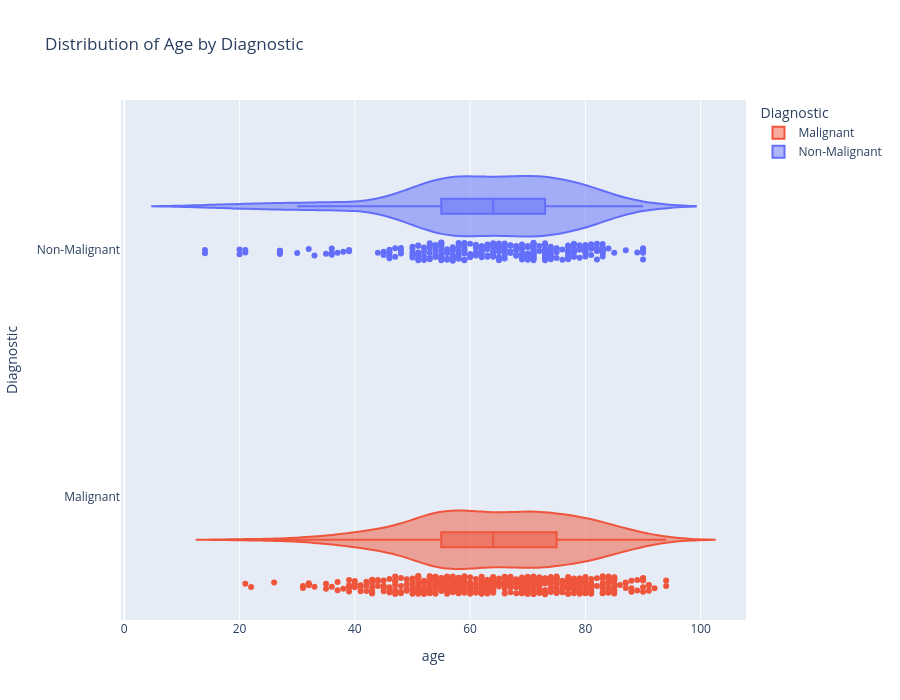

This figure's notebook cell:
### Code cell
import plotly.express as px



fig = px.violin(
    df,
    x="age",
    y=y_labeled,
    color=y_labeled,
    box=True,
    points="all",
    labels={"y": "Diagnostic", "color": "Diagnostic"},
    title="Distribution of Age by Diagnostic",
    height=700,
    color_discrete_map={
        "Non-Malignant": default_plotly_colors[0],
        "Malignant": default_plotly_colors[1]
    }
)

fig.show()

### Figure 1 — Plotly figure (JSON) as saved in the notebook; plotly's stock layout.template omitted (floating-point values rounded to 4 significant figures; data arrays with more than 128 entries replaced by an {"elided": "..."} marker saying what was removed)
{"data": [{"alignmentgroup": "True", "box": {"visible": true}, "hovertemplate": "Diagnostic=%{y}<br>age=%{x}<extra></extra>", "legendgroup": "Malignant", "marker": {"color": "#EF553B"}, "name": "Malignant", "offsetgroup": "Malignant", "orientation": "h", "points": "all", "scalegroup": "True", "showlegend": true, "type": "violin", "x": {"elided": "491 int values"}, "x0": " ", "xaxis": "x", "y": {"elided": "491 str values"}, "y0": " ", "yaxis": "y"}, {"alignmentgroup": "True", "box": {"visible": true}, "hovertemplate": "Diagnostic=%{y}<br>age=%{x}<extra></extra>", "legendgroup": "Non-Malignant", "marker": {"color": "#636EFA"}, "name": "Non-Malignant", "offsetgroup": "Non-Malignant", "orientation": "h", "points": "all", "scalegroup": "True", "showlegend": true, "type": "violin", "x": {"elided": "282 int values"}, "x0": " ", "xaxis": "x", "y": {"elided": "282 str values"}, "y0": " ", "yaxis": "y"}], "layout": {"height": 700, "legend": {"title": {"text": "Diagnostic"}, "tracegroupgap": 0}, "title": {"text": "Distribution of Age by Diagnostic"}, "violinmode": "group", "xaxis": {"anchor": "y", "domain": [0, 1], "title": {"text": "age"}}, "yaxis": {"anchor": "x", "domain": [0, 1], "title": {"text": "Diagnostic"}}}}
